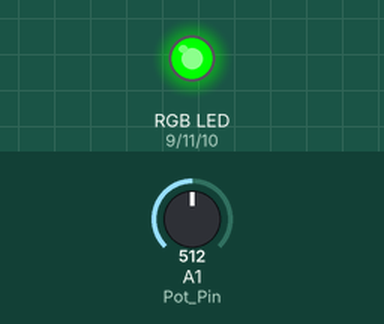
A sketch run on a simulated Arduino Uno, built with avr-gcc and run on an emulated ATmega328P. Shown: an RGB LED mixed from three pins (HIGH = lit). Inputs (shaded band) come from the test bench; at power-on: A1 (Pot_Pin) = 512.

Above: at 1.2 s.
1.3 s: A1 (Pot_Pin) set to 669
2.8 s: A1 (Pot_Pin) set to 697
At 3.2 s:
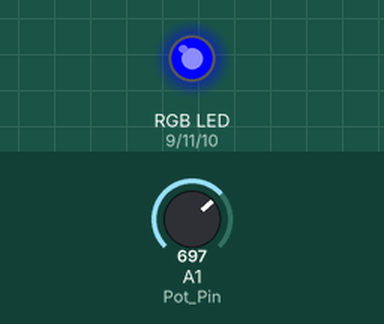
4.3 s: A1 (Pot_Pin) set to 330
At 5.5 s:
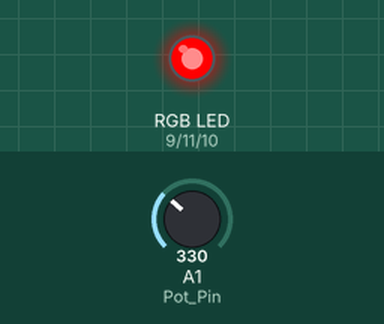
5.8 s: A1 (Pot_Pin) set to 356
At 6.6 s:
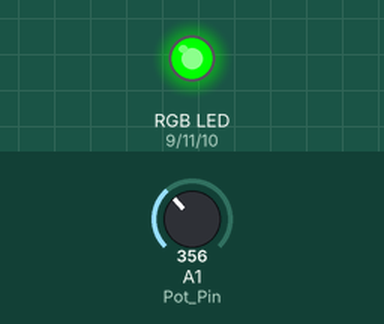
7.3 s: A1 (Pot_Pin) set to 306
At 7.8 s:
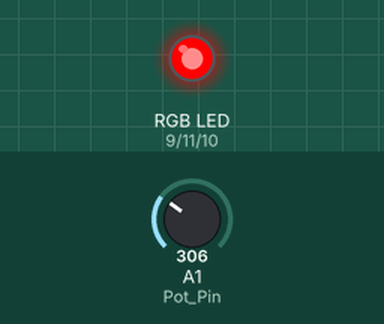
Timing chart, 0 to 9.8 s (numbered marks = the images above; inputs shaded):
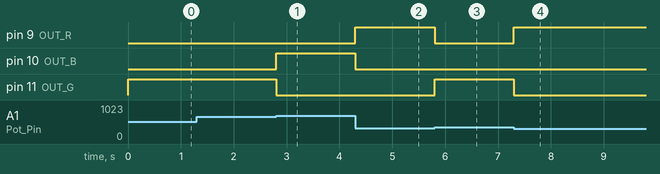

Measured:
- the behaviour switches between 679 and 680 on A1 (Pot_Pin) (found by bisection; images 0 and 1)
- the behaviour switches between 339 and 340 on A1 (Pot_Pin) (found by bisection; images 2 and 3)
- after the input at 1.3 s, every drawn part: stays the same
- after the input at 2.8 s, pin 10 (OUT_B): LOW → HIGH at once; pin 11 (OUT_G): HIGH → LOW at once
- after the input at 4.3 s, pin 9 (OUT_R): LOW → HIGH at once; pin 10 (OUT_B): HIGH → LOW at once
- after the input at 5.8 s, pin 9 (OUT_R): HIGH → LOW at once; pin 11 (OUT_G): LOW → HIGH at once
- after the input at 7.3 s, pin 9 (OUT_R): LOW → HIGH at once; pin 11 (OUT_G): HIGH → LOW at once

The sketch:

RGB_POT_colors.ino
```cpp
int OUT_R = 9;
int OUT_B = 10;
int OUT_G = 11;
int Pot_Pin = A1;
float Pot_Val;

void setup()
{
  pinMode(OUT_R, OUTPUT);
  pinMode(OUT_G, OUTPUT);
  pinMode(OUT_B, OUTPUT);
}
void loop()
{
  Pot_Val = analogRead(Pot_Pin);
  if (0 <= Pot_Val && Pot_Val < 340)
  {
    analogWrite(OUT_R, 255);
    analogWrite(OUT_G, 0);
    analogWrite(OUT_B, 0);
  }
  if (340 <= Pot_Val && Pot_Val < 680)
  {
    analogWrite(OUT_R, 0);
    analogWrite(OUT_G, 255);
    analogWrite(OUT_B, 0);
  }
  if (680 <= Pot_Val && Pot_Val <= 1023)
  {
    analogWrite(OUT_R, 0);
    analogWrite(OUT_G, 0);
    analogWrite(OUT_B, 255);
  }
}
```
